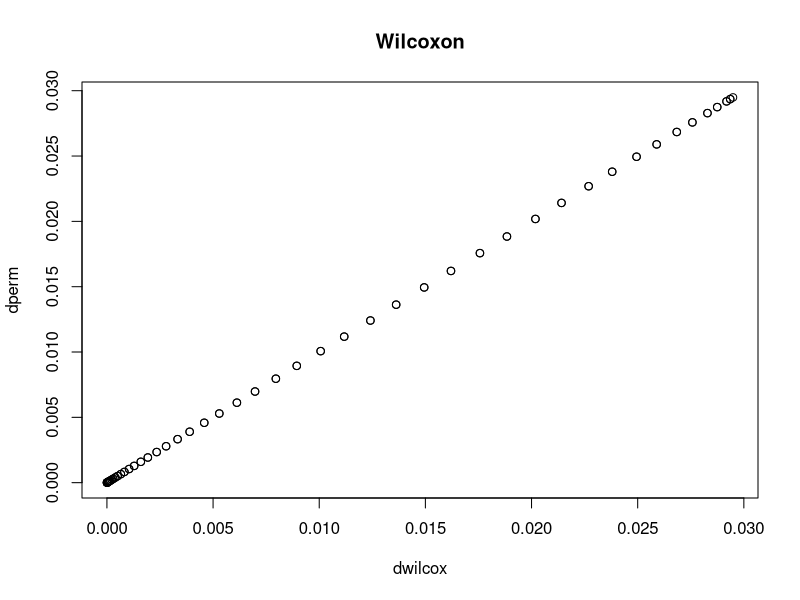

Reproduce this figure in R.
library(exactRankTests)


### Name: dperm
### Title: Distribution of One and Two Sample Permutation Tests
### Aliases: dperm pperm qperm rperm
### Keywords: distribution

### ** Examples


# exact one-sided p-value of the Wilcoxon test for a tied sample

x <- c(0.5, 0.5, 0.6, 0.6, 0.7, 0.8, 0.9)
y <- c(0.5, 1.0, 1.2, 1.2, 1.4, 1.5, 1.9, 2.0)
r <- cscores(c(x,y), type="Wilcoxon")
pperm(sum(r[seq(along=x)]), r, 7)

# Compare the exact algorithm as implemented in ctest and the
# Shift-Algorithm by Streitberg & Roehmel for untied samples
 
# Wilcoxon:

n <- 10
x <- rnorm(n, 2)
y <- rnorm(n, 3)
r <- cscores(c(x,y), type="Wilcoxon")

# exact distribution using the Shift-Algorithm

dwexac <- dperm((n*(n+1)/2):(n^2 + n*(n+1)/2), r, n)
sum(dwexac)           # should be something near 1 :-)

# exact distribution using dwilcox

dw <- dwilcox(0:(n^2), n, n)

# compare the two distributions:

plot(dw, dwexac, main="Wilcoxon", xlab="dwilcox", ylab="dperm")      
# should give a "perfect" line

# Wilcoxon signed rank test

n <- 10
x <- rnorm(n, 5)
y <- rnorm(n, 5)
r <- cscores(abs(x - y), type="Wilcoxon")
pperm(sum(r[x - y > 0]), r, length(r))
wilcox.test(x,y, paired=TRUE, alternative="less")
psignrank(sum(r[x - y > 0]), length(r))

# Ansari-Bradley

n <- 10
x <- rnorm(n, 2, 1)
y <- rnorm(n, 2, 2)

# exact distribution using the Shift-Algorithm

sc <- cscores(c(x,y), type="Ansari")
dabexac <- dperm(0:(n*(2*n+1)/2), sc, n)
sum(dabexac)

# real scores are allowed (but only result in an approximation)
# e.g. v.d. Waerden test

n <- 10
x <- rnorm(n)
y <- rnorm(n)
scores <- cscores(c(x,y), type="NormalQuantile")
X <- sum(scores[seq(along=x)])  # <- v.d. Waerden normal quantile statistic

# critical value, two-sided test

abs(qperm(0.025, scores, length(x)))

# p-values

p1 <- pperm(X, scores, length(x), alternative="two.sided")

# generate integer valued scores with the same shape as normal quantile
# scores, this no longer v.d.Waerden, but something very similar

scores <- cscores(c(x,y), type="NormalQuantile", int=TRUE)

X <- sum(scores[seq(along=x)])
p2 <- pperm(X, scores, length(x), alternative="two.sided")

# compare p1 and p2

p1 - p2
